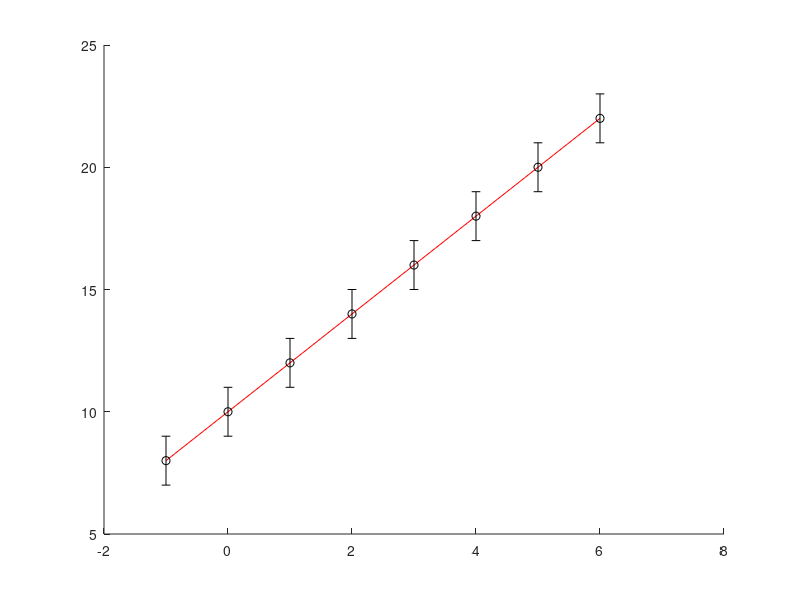

MATLAB code for this plot:
x=-1:6;
y=2*x+10;
Error=ones(size(y));
%
delta=sum(Error.^(-2).*x.^2)*sum((Error.^(-2)))-sum(Error.^(-2).*x).^2;
Sum1=sum(Error.^(-2).*y);
Sum2=sum(Error.^(-2).*x);
Sum3=sum(Error.^(-2).*x.*y);
slope=(sum((Error.^(-2)))*Sum3-Sum1*Sum2)/delta;
yinter=(sum(Error.^(-2).*x.^2)*Sum1-Sum2*Sum3)/delta;
P=polyfit(x,y,1);
hold on
plot(x,P(1)*x+P(2),'r')
errorbar(x,y,Error,'ko');
hold off
fprintf('%4.1f is the slope and %4.1f y-intercept\n',P(1),P(2))
